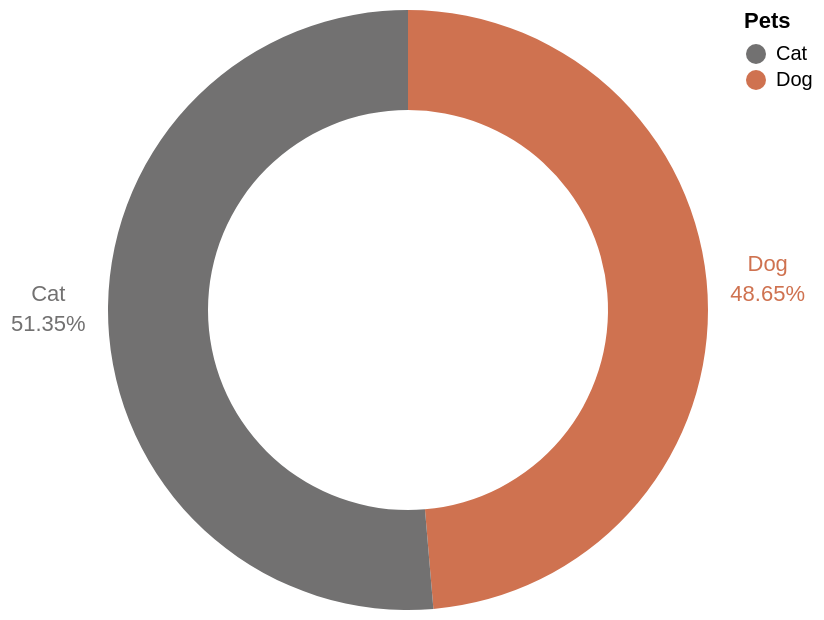

Write a Vega-Lite specification for this figure.
### Vega-Lite specification from a JSON file in a GitHub repository (floating-point values rounded to 4 significant figures)
{"$schema": "https://vega.github.io/schema/vega-lite/v5.json", "config": {"view": {"stroke": ""}}, "width": 300, "height": 300, "description": "Overview of Dogs and Cats in US", "data": {"values": [{"Pets": "Dog", "value": 0.4865, "population": 69294}, {"Pets": "Cat", "value": 0.5135, "population": 73147}]}, "mark": {"type": "arc", "innerRadius": 100}, "encoding": {"theta": {"field": "value", "type": "quantitative", "stack": true, "scale": {"reverse": true}}, "color": {"field": "Pets", "type": "nominal", "scale": {"range": [" #727171", " #CF7250"]}}, "tooltip": [{"field": "Pets", "type": "nominal", "title": "Pet"}, {"field": "population", "type": "quantitative", "format": ",", "title": "Pets Population (1000s)"}]}, "layer": [{"mark": {"type": "arc", "innerRadius": 100}}, {"mark": {"type": "text", "radius": 180}, "encoding": {"text": {"field": "value", "type": "quantitative", "format": ".2%"}}}, {"mark": {"type": "text", "radius": 180, "dy": -15}, "encoding": {"text": {"field": "Pets", "type": "nominal", "fontWeight": "bold"}}}]}
